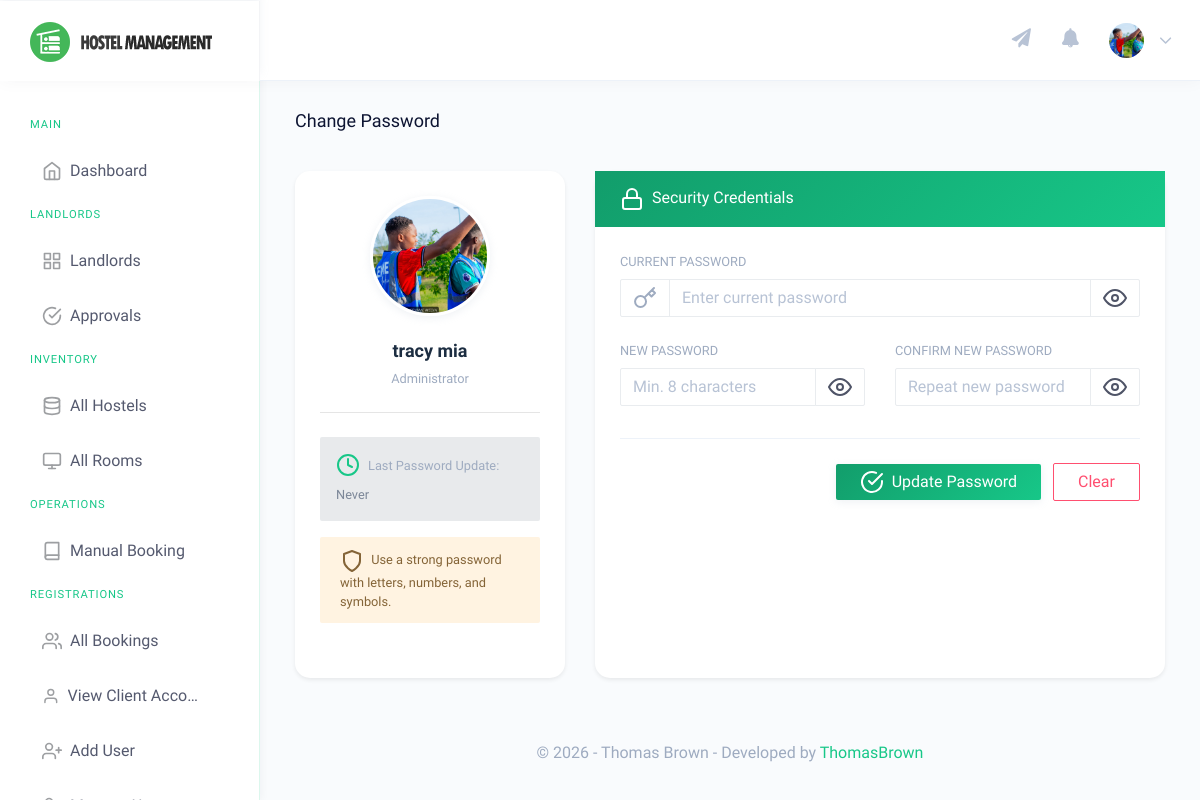
/admin/acc-setting.php (signed in), run on the app's committed database.
### tables this page shows
CREATE TABLE `users` (
  `id` int(11) NOT NULL,
  `tenant_id` int(11) DEFAULT NULL,
  `email` varchar(255) NOT NULL,
  `password` varchar(255) NOT NULL,
  `role` enum('admin','landlord','client','caretaker') NOT NULL,
  `full_name` varchar(255) NOT NULL,
  `first_name` varchar(255) DEFAULT NULL,
  `middle_name` varchar(255) DEFAULT NULL,
  `last_name` varchar(255) DEFAULT NULL,
  `gender` varchar(50) DEFAULT NULL,
  `contact_no` varchar(50) DEFAULT NULL,
  `profile_pic` varchar(255) DEFAULT NULL,
  `id_no` varchar(50) DEFAULT NULL,
  `status` enum('active','suspended') DEFAULT 'active',
  `created_at` timestamp NOT NULL DEFAULT current_timestamp(),
  `original_id` int(11) DEFAULT NULL,
  `original_table` varchar(50) DEFAULT NULL,
  `assigned_hostel_id` int(11) DEFAULT NULL
);

### admin/acc-setting.php (the view, shortened to what this page needs)
<?php
    include('../includes/check-login.php');
?>
<!DOCTYPE html>
<html dir="ltr" lang="en">
<head>
    <link href="../assets/extra-libs/c3/c3.min.css" rel="stylesheet">
    <link href="https://cdn.jsdelivr.net/npm/chartist@0.11.4/dist/chartist.min.css" rel="stylesheet">
     <link href="../assets/extra-libs/datatables.net-bs4/css/dataTables.bootstrap4.css" rel="stylesheet">
    <link href="../dist/css/style.min.css" rel="stylesheet">
    <link href="../assets/css/custom-gradients.css" rel="stylesheet">
</head>
<body>
    <div id="main-wrapper" data-theme="light" data-layout="vertical" data-navbarbg="skin6" data-sidebartype="full"
        data-sidebar-position="fixed" data-header-position="fixed" data-boxed-layout="full">
        <header class="topbar" data-navbarbg="skin6">
            <?php include 'includes/navigation.php'?>
        </header>
        <aside class="left-sidebar" data-sidebarbg="skin6">
            <div class="scroll-sidebar" data-sidebarbg="skin6">
            </div>
        </aside>
        <div class="page-wrapper">
            <div class="page-breadcrumb">
                <div class="row">
                    <div class="col-7 align-self-center">
                    <h4 class="page-title text-truncate text-dark font-weight-medium mb-1">Change Password</h4>
                    </div>
                </div>
            </div>
            <div class="container-fluid">
                <form method="POST">
                    <div class="row">
                        <?php
                        $aid=$_SESSION['id'];
                        $ret="SELECT * from users where id=?";
                        $stmt= $mysqli->prepare($ret) ;
                        $stmt->bind_param('i',$aid);
                        $stmt->execute();
                        $res=$stmt->get_result();
                        if($res->num_rows == 0) {
                            $ret="SELECT * from admin where id=?";
                            $stmt= $mysqli->prepare($ret) ;
                            $stmt->bind_param('i',$aid);
                            $stmt->execute();
                            $res=$stmt->get_result();
                            if($res->num_rows > 0) {
                                while($row=$res->fetch_object()) {
                                    $row->full_name = $row->username;
                                    $row->created_at = $row->reg_date;
                                    $row->updation_date = $row->updation_date;
                                    render_password_settings($row);
                                }
                            }
                        } else {
                            while($row=$res->fetch_object()) {
                                render_password_settings($row);
                            }
                        }
                        function render_password_settings($row) {
                        ?>
                        <div class="col-lg-4 col-md-5">
                            <div class="card shadow-sm border-0 h-100">
                                <div class="card-body text-center">
                                    <div class="mb-4">
                                        <?php
                                        $pic = (isset($row->profile_pic) && $row->profile_pic) ? "../uploads/profiles/" . $row->profile_pic : "../assets/images/users/admin-icn.png";
                                        ?>
                                        <div class="position-relative d-inline-block">
                                            <img src="<?php echo $pic; ?>" alt="user" class="rounded-circle shadow-sm" width="120" height="120" style="object-fit: cover; border: 3px solid #fff;">
                                        </div>
                                    </div>
                                    <h4 class="font-weight-bold text-dark mt-2"><?php echo htmlentities($row->full_name); ?></h4>
                                    <p class="text-muted small">Administrator</p>
                                    <hr class="my-4">
                                    <div class="bg-light p-3 rounded text-left mb-3">
                                        <div class="d-flex align-items-center mb-2">
                                            <i data-feather="clock" class="text-primary mr-2 feather-sm"></i>
                                            <small class="text-muted">Last Password Update:</small>
                                        </div>
                                        <p class="mb-0 font-weight-medium small"><?php echo (isset($row->updation_date) && $row->updation_date) ? date('M d, Y • H:i', strtotime($row->updation_date)) : 'Never'; ?></p>
                                    </div>
                                    <div class="alert alert-warning border-0 small text-left mb-0">
                                        <i data-feather="shield" class="feather-sm mr-1"></i> Use a strong password with letters, numbers, and symbols.
                                    </div>
                                </div>
                            </div>
                        </div>
                        <div class="col-lg-8 col-md-7">
                            <div class="card shadow-sm border-0 h-100">
                                <div class="card-header bg-gradient-primary py-3">
                                    <h5 class="mb-0 text-white"><i data-feather="lock" class="feather-sm mr-2"></i>Security Credentials</h5>
                                </div>
                                <div class="card-body">
                                    <div class="form-group mb-4">
                                        <label class="text-muted font-weight-medium small text-uppercase mb-2 d-block">Current Password</label>
                                        <div class="input-group">
                                            <div class="input-group-prepend">
                                                <span class="input-group-text bg-white"><i data-feather="key" class="feather-sm text-muted"></i></span>
                                            </div>
                                            <input type="password" name="oldpassword" id="oldpassword" class="form-control" onBlur="checkpass()" required placeholder="Enter current password">
                                            <div class="input-group-append">
                                                <span class="input-group-text bg-white toggle-password" style="cursor: pointer;">
                                                    <i data-feather="eye" class="feather-sm"></i>
                                                </span>
                                            </div>
                                        </div>
                                    </div>
                                    <div class="row">
                                        <div class="col-md-6">
                                            <div class="form-group mb-4">
                                                <label class="text-muted font-weight-medium small text-uppercase mb-2 d-block">New Password</label>
                                                <div class="input-group shadow-none">
                                                    <input type="password" class="form-control" name="newpassword" id="newpassword" required placeholder="Min. 8 characters">
                                                    <div class="input-group-append">
                                                        <span class="input-group-text bg-white toggle-password" style="cursor: pointer;">
                                                            <i data-feather="eye" class="feather-sm"></i>
                                                        </span>
                                                    </div>
                                                </div>
                                            </div>
                                        </div>
                                        <div class="col-md-6">
                                            <div class="form-group mb-4">
                                                <label class="text-muted font-weight-medium small text-uppercase mb-2 d-block">Confirm New Password</label>
                                                <div class="input-group shadow-none">
                                                    <input type="password" class="form-control" id="cpassword" name="cpassword" required placeholder="Repeat new password">
                                                    <div class="input-group-append">
                                                        <span class="input-group-text bg-white toggle-password" style="cursor: pointer;">
                                                            <i data-feather="eye" class="feather-sm"></i>
                                                        </span>
                                                    </div>
                                                </div>
                                            </div>
                                        </div>
                                    </div>
                                    <div class="border-top pt-4 mt-2 text-right">
                                        <button type="submit" name="changepwd" class="btn btn-primary px-4 shadow-sm">
                                            <i data-feather="check-circle" class="mr-2"></i>Update Password
                                        </button>
                                        <button type="reset" class="btn btn-outline-danger px-4 ml-2">Clear</button>
                                    </div>
                                </div>
                            </div>
                        </div>
                        <?php } ?>
                    </div>
                </form>
            </div>
            <?php include 'includes/footer.php' ?>
        </div>
    </div>
</body>
</html>

### admin/includes/navigation.php (shortened to what this page needs)
<nav class="navbar top-navbar navbar-expand-md">
                <div class="navbar-header" data-logobg="skin6">
                    <div class="navbar-brand">
                        <?php
                            $dashLink = ($_SESSION['role'] == 'admin') ? 'super_dashboard.php' : 'dashboard.php';
                        ?>
                        <a href="<?php echo $dashLink; ?>">
                            <b class="logo-icon">
                                <img src="../assets/images/logo-icon-nav.png" alt="homepage" class="dark-logo" />
                            </b>
                            <span class="logo-text">
                                <img src="../assets/images/logo-text-nav.png" alt="homepage" class="dark-logo" />
                            </span>
                        </a>
                    </div>
                </div>
                <div class="navbar-collapse collapse" id="navbarSupportedContent">
                    <ul class="navbar-nav float-right">
                        <?php if($_SESSION['role'] == 'admin' || $_SESSION['role'] == 'landlord'): ?>
                        <li class="nav-item">
                            <a class="nav-link pl-md-3" href="javascript:void(0)" data-toggle="modal" data-target="#broadcastModal" title="Send Notification">
                                <span><i class="fas fa-paper-plane" style="font-size: 1.2rem;"></i></span>
                            </a>
                        </li>
                        <?php endif; ?>
                        <li class="nav-item dropdown">
                            <a class="nav-link dropdown-toggle pl-md-3 position-relative" href="javascript:void(0)"
                                id="bell" role="button" data-toggle="dropdown" aria-haspopup="true"
                                aria-expanded="false">
                                <span><i class="fas fa-bell" style="font-size: 1.2rem;"></i></span>
                            </a>
                        </li>
                        <li class="nav-item dropdown">
                            <a class="nav-link dropdown-toggle" href="javascript:void(0)" data-toggle="dropdown"
                                aria-haspopup="true" aria-expanded="false">
                                    <?php
                                    $aid=$_SESSION['id'];
                                        $ret="SELECT full_name, email, profile_pic from users where id=?";
                                        $stmt= $mysqli->prepare($ret) ;
                                        $stmt->bind_param('i',$aid);
                                        $stmt->execute();
                                        $res=$stmt->get_result();
                                        while($row=$res->fetch_object())
                                        {
                                            $userPic = $row->profile_pic ? "../uploads/profiles/" . $row->profile_pic : "../assets/images/users/admin-icn.png";
                                            ?>
                                <img src="<?php echo $userPic; ?>" alt="user" class="rounded-circle" width="35" height="35" style="object-fit: cover;">
                                <span class="ml-2 d-none d-lg-inline-block"><?php } ?><i data-feather="chevron-down"
                                        class="svg-icon"></i></span>
                            </a>
                        </li>
                    </ul>
                </div>
            </nav>

### assets/css/custom-gradients.css (style rules this page uses)
:root { --gradient-primary: linear-gradient(135deg, #129d6b 0%, #17c788 100%); --gradient-success: linear-gradient(135deg, #00b09b 0%, #96c93d 100%); --gradient-danger: linear-gradient(135deg, #ff5f6d 0%, #ffc371 100%); --gradient-warning: linear-gradient(135deg, #f7b733 0%, #fc4a1a 100%); --gradient-info: linear-gradient(135deg, #36D1DC 0%, #5B86E5 100%); --gradient-brand-1: linear-gradient(135deg, #0d7f55 0%, #129d6b 100%); --gradient-brand-2: linear-gradient(135deg, #129d6b 0%, #17c788 100%); --gradient-brand-3: linear-gradient(135deg, #17c788 0%, #1ee09e 100%); --gradient-brand-4: linear-gradient(135deg, #1ee09e 0%, #46f5b9 100%); --sidebar-gradient: linear-gradient(180deg, #0d1432 0%, #162040 100%); --shadow-sm: 0 2px 4px rgba(0, 0, 0, 0.05); --shadow-md: 0 4px 12px rgba(0, 0, 0, 0.1); --shadow-lg: 0 8px 24px rgba(0, 0, 0, 0.15); }
body { font-family: 'Muli', sans-serif !important; }
h1, h2, h3, h4, h5, h6, .page-title, .card-title, .sidebar-nav .nav-small-cap { font-family: 'Comfortaa', cursive !important; }
.btn-primary, .bg-primary, .btn-primary:focus { background: var(--gradient-primary) !important; border: none !important; color: white !important; }
.btn { transition: all 0.3s cubic-bezier(0.4, 0, 0.2, 1) !important; }
.left-sidebar { background: #ffffff !important; border-right: 1px solid rgba(23, 199, 136, 0.15) !important; box-shadow: 2px 0 8px rgba(13, 20, 50, 0.04); }
.scroll-sidebar { background: #ffffff !important; }
.card { border: none !important; border-radius: 15px !important; box-shadow: 0 0.125rem 0.25rem rgba(0, 0, 0, 0.075) !important; transition: all 0.3s cubic-bezier(0.4, 0, 0.2, 1); }
.bg-gradient-primary, .card-body.bg-gradient-primary { background: var(--gradient-primary) !important; color: white; }
.topbar { background: #fff !important; box-shadow: 0 2px 15px rgba(0, 0, 0, 0.03) !important; }
.topbar .navbar-brand { border-right: 1px solid #f3f4f6; }
a { color: #17c788; }
.page-title { color: #0d1432 !important; }
.text-primary { color: #17c788 !important; }

### data on the page
users: profile_pic (picture), full_name "tracy mia"
